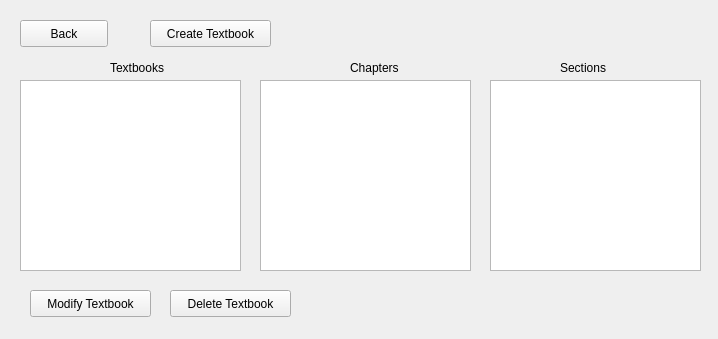
<?xml version="1.0" encoding="UTF-8"?>
<ui version="4.0">
 <class>ManageTextbooksInterfaceWindow</class>
 <widget class="QWidget" name="ManageTextbooksInterfaceWindow">
  <property name="geometry">
   <rect>
    <x>0</x>
    <y>0</y>
    <width>718</width>
    <height>339</height>
   </rect>
  </property>
  <property name="windowTitle">
   <string>Manage Textbooks</string>
  </property>
  <widget class="QListView" name="textbooksListView">
   <property name="geometry">
    <rect>
     <x>20</x>
     <y>80</y>
     <width>221</width>
     <height>191</height>
    </rect>
   </property>
  </widget>
  <widget class="QPushButton" name="editTextbookOption">
   <property name="geometry">
    <rect>
     <x>150</x>
     <y>20</y>
     <width>121</width>
     <height>27</height>
    </rect>
   </property>
   <property name="text">
    <string>Create Textbook</string>
   </property>
  </widget>
  <widget class="QPushButton" name="modifyTextbookOption">
   <property name="geometry">
    <rect>
     <x>30</x>
     <y>290</y>
     <width>121</width>
     <height>27</height>
    </rect>
   </property>
   <property name="text">
    <string>Modify Textbook</string>
   </property>
  </widget>
  <widget class="QPushButton" name="deleteTextbookOption">
   <property name="geometry">
    <rect>
     <x>170</x>
     <y>290</y>
     <width>121</width>
     <height>27</height>
    </rect>
   </property>
   <property name="text">
    <string>Delete Textbook</string>
   </property>
  </widget>
  <widget class="QListView" name="chaptersListView">
   <property name="geometry">
    <rect>
     <x>260</x>
     <y>80</y>
     <width>211</width>
     <height>191</height>
    </rect>
   </property>
  </widget>
  <widget class="QListView" name="sectionsListView">
   <property name="geometry">
    <rect>
     <x>490</x>
     <y>80</y>
     <width>211</width>
     <height>191</height>
    </rect>
   </property>
  </widget>
  <widget class="QLabel" name="label">
   <property name="geometry">
    <rect>
     <x>110</x>
     <y>60</y>
     <width>71</width>
     <height>16</height>
    </rect>
   </property>
   <property name="text">
    <string>Textbooks</string>
   </property>
  </widget>
  <widget class="QLabel" name="label_2">
   <property name="geometry">
    <rect>
     <x>350</x>
     <y>60</y>
     <width>58</width>
     <height>16</height>
    </rect>
   </property>
   <property name="text">
    <string>Chapters</string>
   </property>
  </widget>
  <widget class="QLabel" name="label_3">
   <property name="geometry">
    <rect>
     <x>560</x>
     <y>60</y>
     <width>58</width>
     <height>16</height>
    </rect>
   </property>
   <property name="text">
    <string>Sections</string>
   </property>
  </widget>
  <widget class="QPushButton" name="backButton">
   <property name="geometry">
    <rect>
     <x>20</x>
     <y>20</y>
     <width>88</width>
     <height>27</height>
    </rect>
   </property>
   <property name="text">
    <string>Back</string>
   </property>
  </widget>
 </widget>
 <resources/>
 <connections/>
</ui>
